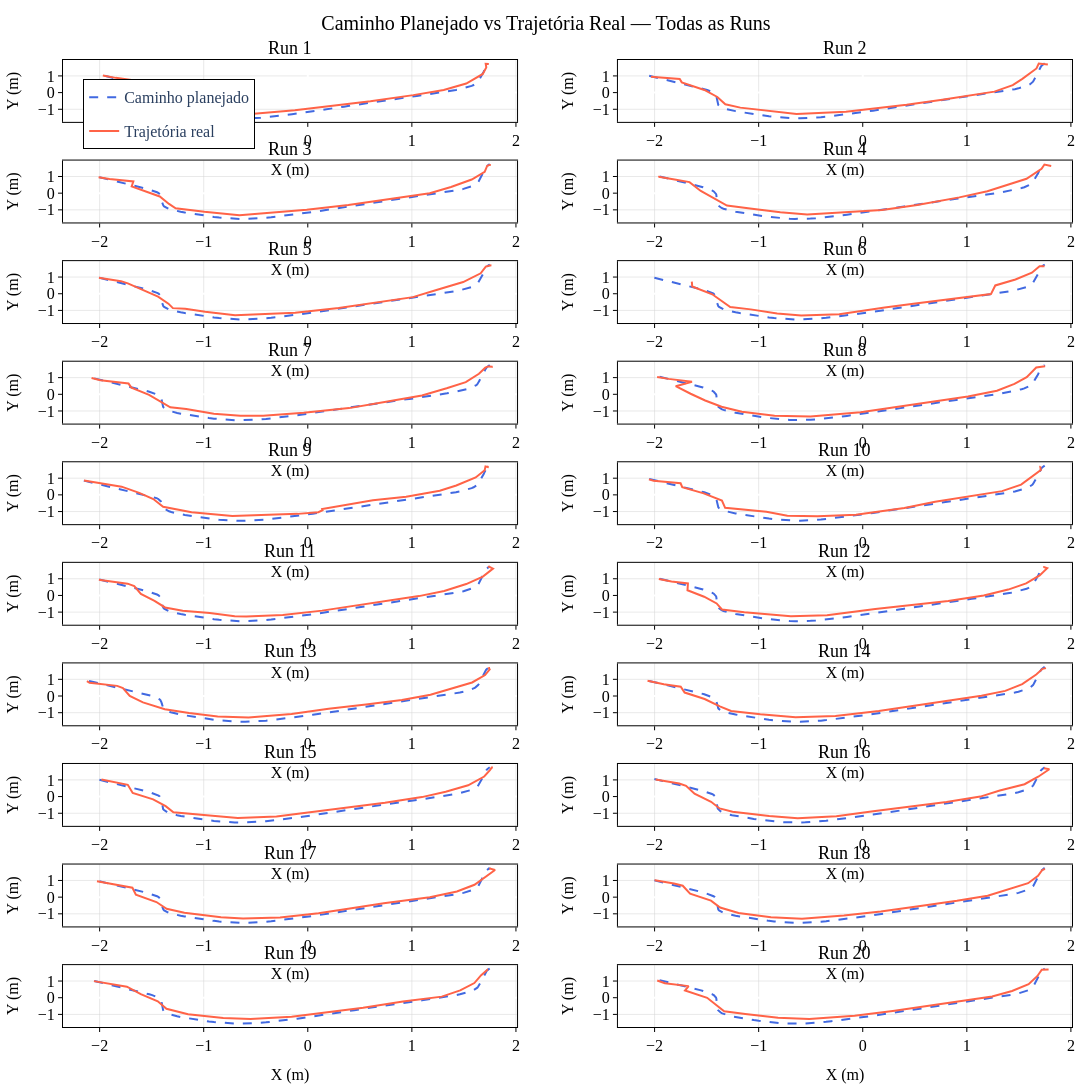

Write notebook code for a chart like this one.
### Markdown cell above
### 2. Visualização dos Caminhos

Comparação entre o caminho planejado pelo NAV2 e a trajetória real percorrida pelo robô em cada execução.

### Code cell
n_runs = len(paths_df)
cols = 2
rows = math.ceil(n_runs / cols)
titles = [f'Run {i+1}' for i in range(n_runs)]

# Calcula o range global de x e y para todos os subplots terem a mesma escala
_all_x = [v for df, plan in zip(paths_df, plans_df)
          for v in list(df['pos_x']) + list(plan['x'])]
_all_y = [v for df, plan in zip(paths_df, plans_df)
          for v in list(df['pos_y']) + list(plan['y'])]
_pad   = 0.2
_x_range = [min(_all_x) - _pad, max(_all_x) + _pad]
_y_range = [min(_all_y) - _pad, max(_all_y) + _pad]

fig = make_subplots(rows=rows, cols=cols,
                    subplot_titles=titles,
                    vertical_spacing=0.04)

for i, (actual_df, last_plan) in enumerate(zip(paths_df, plans_df)):
    row = i // cols + 1
    col = i % cols + 1

    fig.add_trace(go.Scatter(
        x=last_plan['x'], y=last_plan['y'],
        mode='lines', name='Caminho planejado',
        line=dict(color='royalblue', dash='dash', width=2),
        legendgroup='plan', showlegend=(i == 0)
    ), row=row, col=col)

    fig.add_trace(go.Scatter(
        x=actual_df['pos_x'], y=actual_df['pos_y'],
        mode='lines', name='Trajetória real',
        line=dict(color='tomato', width=2),
        legendgroup='runs', showlegend=(i == 0)
    ), row=row, col=col)

fig.update_xaxes(title_text='X (m)', range=_x_range)
fig.update_yaxes(title_text='Y (m)', range=_y_range)
fig.update_layout(
    title='Caminho Planejado vs Trajetória Real — Todas as Runs',
    hovermode='closest',
    height=400 * rows,
    width=1100,
    legend=dict(
        x=0.02, y=0.98, xanchor='left', yanchor='top',
        bgcolor='white', bordercolor='black', borderwidth=1,
    ),
)
apply_ieee_style(fig)
save_fig(fig, 'planned_vs_actual_paths.svg')
fig.show()
